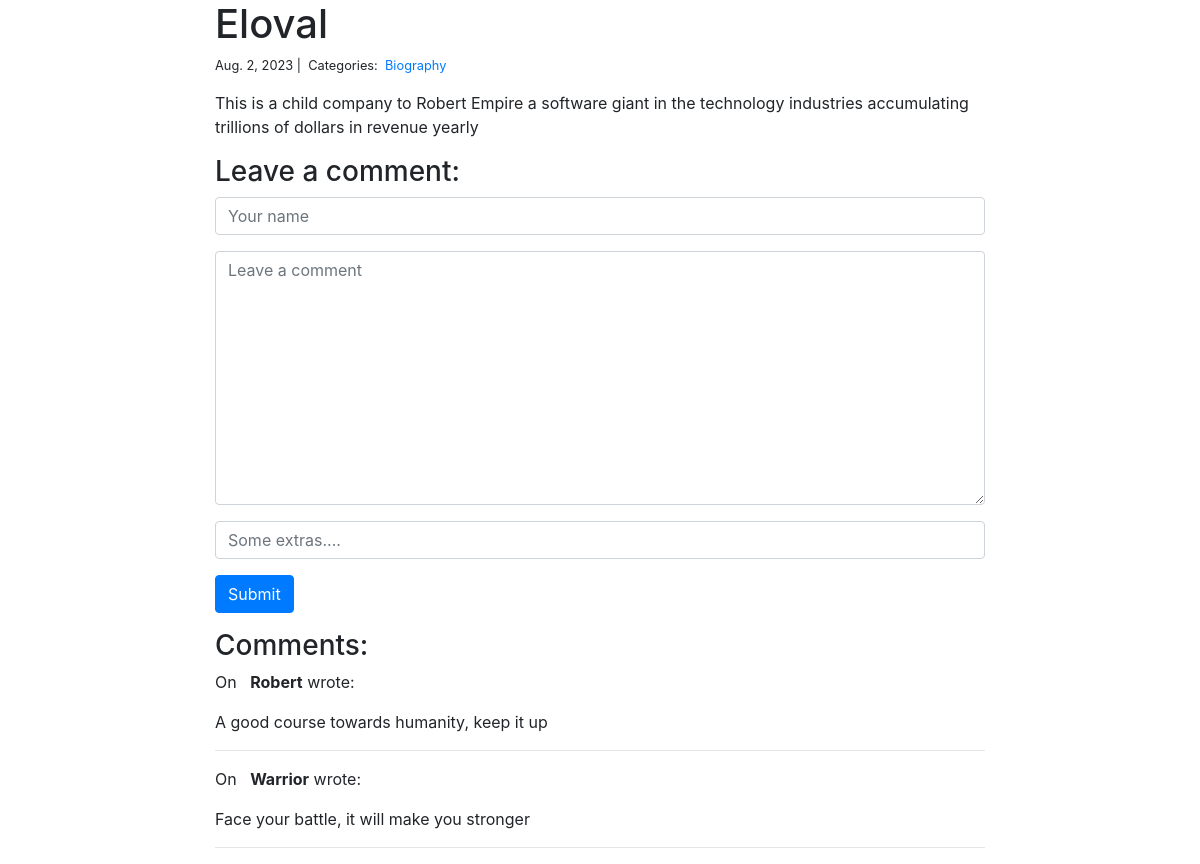
/blog/5/, run on the app's committed database.
### blog/models.py (models this page shows, shortened)
class Post(models.Model):
    title = models.CharField(max_length=255)
    body = models.TextField()
    pub_date = models.DateTimeField(auto_now_add=True)
    last_mod = models.DateTimeField(auto_now=True)
    cat = models.ManyToManyField('Category', related_name='posts')

class Category(models.Model):
    name = models.CharField(max_length=20)

class Comment(models.Model):
    author = models.CharField(max_length=60)
    body = models.TextField()
    create_on = models.DateTimeField(auto_now_add=True)
    post = models.ForeignKey('Post', on_delete=models.CASCADE)

### blog/views.py (the view, shortened to what this page needs)
# urls.py: path('<int:pk>/', views.blog_detail, name='blog_detail'),
def blog_detail(request, pk):
    post = Post.objects.get(pk=pk)
    form = CommentForm()
    comments = Comment.objects.filter(post=post)
    context = {
        'post' : post,
        'comments' : comments,
        'form' : form,
    }
    return render(request, "blog_detail.html", context)

### blog/forms.py
class CommentForm(forms.Form):
    author = forms.CharField(
        max_length=60,
        widget=forms.TextInput(attrs={
            'class' : 'form-control',
            'placeholder' : 'Your name'
        })
    )
    body = forms.CharField(widget=forms.Textarea(
        attrs={
            'class' : 'form-control',
            'placeholder' : 'Leave a comment'
        }
    ))
    extra = forms.CharField(widget=forms.TextInput(attrs={
        'class' : 'form-control',
        'placeholder' : 'Some extras....'
    }))

### blog/templates/blog_detail.html (shortened to what this page needs)
{% extends "base.html" %}
{% block page_content %}
<div class="col-md-8 offset-md-2">
    <h1>{{ post.title }}</h1>
    <small>
        {{ post.pub_date.date }} |&nbsp;
        Categories:&nbsp;
        {% for category in post.cat.all %}
        <a href="{% url 'blog_category' category.name %}">
            {{ category.name }}
        </a>&nbsp;
        {% endfor %}
    </small>
    <p>{{ post.body | linebreaks }}</p>
    <h3>Leave a comment:</h3>
    <form action="/blog/{{ post.pk }}/" method="post">
        <div class="form-group">
            {{ form.author }}
        </div>
        <div class="form-group">
            {{ form.body }}
        </div>
        <div class="form-group">
            {{ form.extra }}
        </div>
        <button type="submit" class="btn btn-primary">Submit</button>
    </form>
    <h3>Comments:</h3>
    {% for comment in comments %}
    <p>
        On {{comment.pub_date.date }}&nbsp;
        <b>{{ comment.author }}</b> wrote:
    </p>
    <p>{{ comment.body }}</p>
    <hr>
    {% endfor %}
</div>
{% endblock %}

### data on the page
Post: title "Eloval", pub_date "Aug. 2, 2023", body "This is a child company to Robert Empire a software giant in the technology industries accumulating trillions of dollars in revenue yearly"
Category: name "Biography"
Comment: author "Robert", body "A good course towards humanity, keep it up"
Comment: author "Warrior", body "Face your battle, it will make you stronger"
